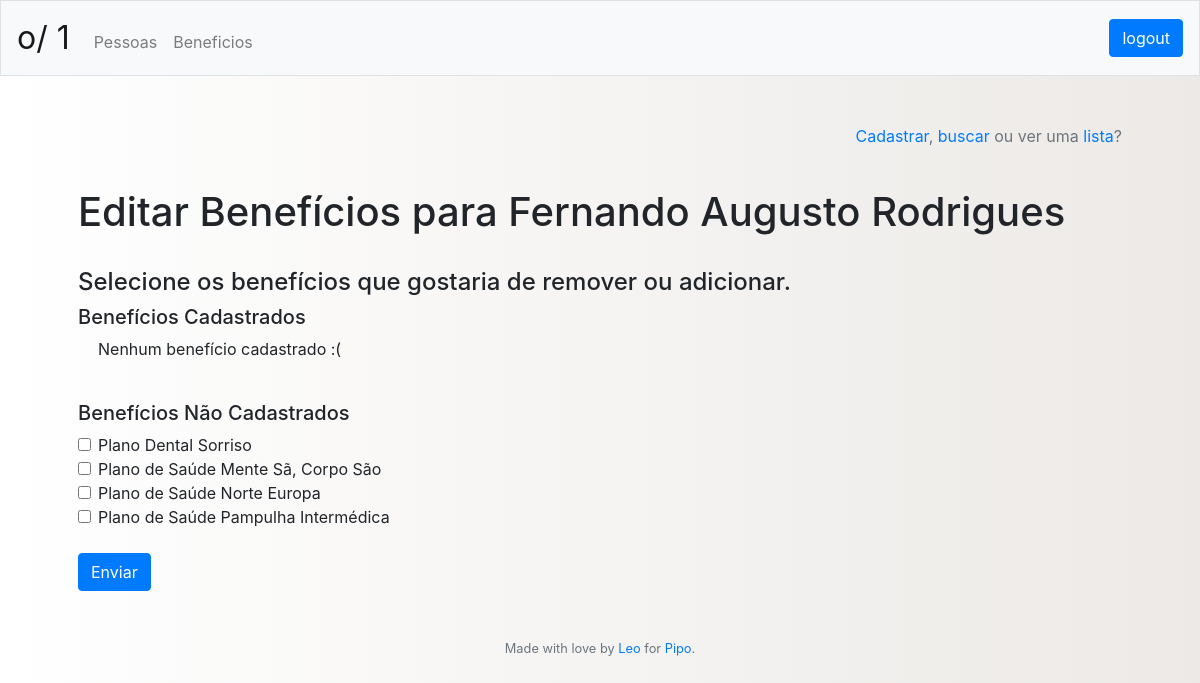
The page /pessoas/editar/5 (signed in) on the database its author committed.
### db.py (models this page shows)
class Person(Base):
	__table__ = Base.metadata.tables['person']

class Benefit(Base):
	__table__ = Base.metadata.tables['benefit']

### app.py (the view)
@app.route("/pessoas/editar/<idWho>", methods=['GET', 'POST'])
@login_required
def people_edit_benefits(idWho):
	idWho = validate_person_idwho(idWho, session['idCompany'])
	if idWho:
		if request.method == "POST":
			ids_benefits = str_list_to_int(request.form.getlist("idBenefit"))
			needs_data_check = update_person_benefits(idWho, ids_benefits)
			benefit_updated_data_types = request.form.get("force_update")
			if needs_data_check or benefit_updated_data_types:
				combined_data = get_combined_data_for_person(ids_benefits, idWho)
				return render_template("people_register_data.html",
										combined_data = combined_data,
										header = get_header(session),
										person_id = idWho)
			return redirect("/pessoas/perfil/{}".format(idWho))
		else: # 'GET'
			return render_template("people_edit_benefits.html",
							header = get_header(session),
							profile = PersonProfile(idWho).get_profile(),
							benefits_list = CompanyProfile(session['idCompany']).get_benefits())
	else:
		whoops = "Este perfil não existe, por favor selecione uma pessoa da lista."
		people_list = CompanyProfile(session["idCompany"]).get_people()
		return render_template("people_list.html", header = get_header(session),
									people_list = people_list, whoops = whoops)

### app.py (called while the page is built)
@app.after_request
def after_request(response):
    response.headers["Cache-Control"] = "no-cache, no-store, must-revalidate"
    response.headers["Expires"] = 0
    response.headers["Pragma"] = "no-cache"
    return response

@app.teardown_request
def remove_session(ex=None):
    db.remove()

def login_required(f):
    @wraps(f)
    def decorated_function(*args, **kwargs):
        if session.get("id") is None:
            return redirect("/login")
        return f(*args, **kwargs)
    return decorated_function

### db.py (called while the page is built)
def company_exists(idCompany):
	if not is_int(idCompany):
			raise TypeError
	results = (db.query(Company.id)
				.filter(Company.id == idCompany).all())
	if len(results) == 1:
		return True
	elif len(results) > 1:
		raise Exception("Database is compromised")
	else:
		return False

def query_company_benefits(idCompany):
	results = (db.query(Benefit.id, Benefit.name)
				.filter(Benefit.id == CompanyBenefit.idBenefit)
				.filter(CompanyBenefit.idCompany == idCompany)
				.order_by(Benefit.name).all())
	return results

def person_exists(idPerson): # This has been tested
	if not is_int(idPerson):
			raise TypeError
	results = (db.query(Person.id)
				.filter(Person.id == idPerson).all())
	if len(results) == 1:
		return True
	elif len(results) > 1:
		raise Exception("Database is compromised")
	else:
		return False

def query_person_name_idcompany_cpf(idPerson):
	results = (db.query(Person.id, Person.name, Person.idCompany, Person.cpf)
				.filter(Person.id == idPerson).all())
	return results

def query_person_admin(idPerson):
	results = (db.query(Admin.idPerson)
				.filter(Admin.idPerson == idPerson).all())
	return results

def query_person_benefits(idPerson):
	results = (db.query(Benefit.id, Benefit.name)
			.filter(Benefit.id == PersonBenefit.idBenefit)
			.filter(PersonBenefit.idPerson == idPerson)
			.order_by(Benefit.name).all())
	return results

def query_person_data(idPerson):
	results = (db.query(Datatype.id, Datatype.name, PersonData.data)
				.filter(Datatype.id == PersonData.idDatatype)
				.filter(PersonData.idPerson == idPerson)
				.order_by(Datatype.id).all())
	return results

def query_person_in_company(idPerson, idCompany):
	results = (db.query(Person.id)
				.filter(Person.idCompany == idCompany)
				.filter(Person.id == idPerson).first())
	return results

### utils.py (called while the page is built)
def is_int(num):
    if num is None:
        raise TypeError
    if isinstance(num, bool):
        return False
    if not isinstance(num, int):
        return False
    else:
        return True

### templates/people_edit_benefits.html
{% extends "layout.html" %}
{% block main %}
	<p align="right" class="text-muted"><a href="/pessoas/cadastro">Cadastrar</a>, <a href="/pessoas/busca">buscar</a> ou ver uma <a href="/pessoas/lista">lista</a>?</p>
	<br>
	<h1>Editar Benefícios para {{ profile['name'] }}</h1><br>
	<form action="/pessoas/editar/{{ profile['id'] }}" method="post">
        {% if benefits_list|length %}
            <h4>Selecione os benefícios que gostaria de remover ou adicionar.</h4>
            <h5>Benefícios Cadastrados</h5>
            <div class="form-check">
                {% if profile["benefits"]|length > 0 %}
                    {% for benefit in benefits_list %}
                        {% if benefit in profile["benefits"] %}
                            <input class="form-check-input" type="checkbox" id="{{ benefit['idBenefit'] }}" name="idBenefit" value="{{ benefit['idBenefit'] }}" checked>
                            <label class="form-check-label" for="{{ benefit['idBenefit'] }}">{{ benefit['name'] }}</label><br>
                        {% endif %}
                    {% endfor %}
                {% else %}
                    <p>Nenhum benefício cadastrado :(</p>
                {% endif %}
            </div>
            <br>
            <h5>Benefícios Não Cadastrados</h5>
            <div class="form-check">
                {% for benefit in benefits_list %}
                    {% if benefit not in profile["benefits"] %}
                        <input class="form-check-input" type="checkbox" id="{{ benefit['idBenefit'] }}" name="idBenefit" value="{{ benefit['idBenefit'] }}">
                        <label class="form-check-label" for="{{ benefit['idBenefit'] }}">{{ benefit['name'] }}</label><br>
                    {% endif %}
                {% endfor %}
            </div>
            <br>
        {% else %}
            <p>Não existem benefícios cadastrados para sua empresa</p>
        {% endif %}
        <button class="btn btn-primary" type="submit">Enviar</button>
    </form>
{% endblock %}

### static/styles.css (style rules this page uses)
body { background: #ECE9E6; background: -webkit-linear-gradient(to right, #FFFFFF, #ECE9E6); background: linear-gradient(to right, #FFFFFF, #ECE9E6); }

### rows shown on the page
Person: name "Fernando Augusto Rodrigues"
Benefit: name "Plano Dental Sorriso"
Benefit: name "Plano de Saúde Mente Sã, Corpo São"
Benefit: name "Plano de Saúde Norte Europa"
Benefit: name "Plano de Saúde Pampulha Intermédica"

### other values the page prints
{{ header["company"] }} "1"
